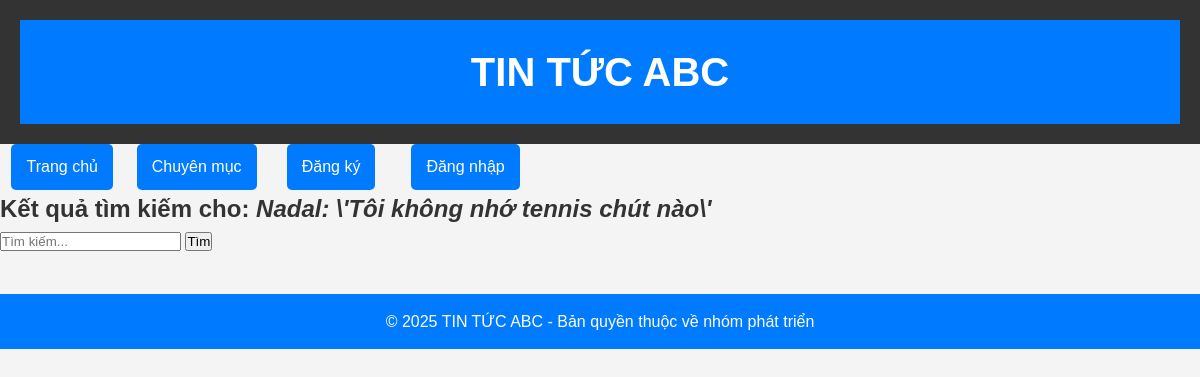
The app's page /timkiem.php?keyword=Nadal: 'Tôi không nhớ tennis chút nào', older data.
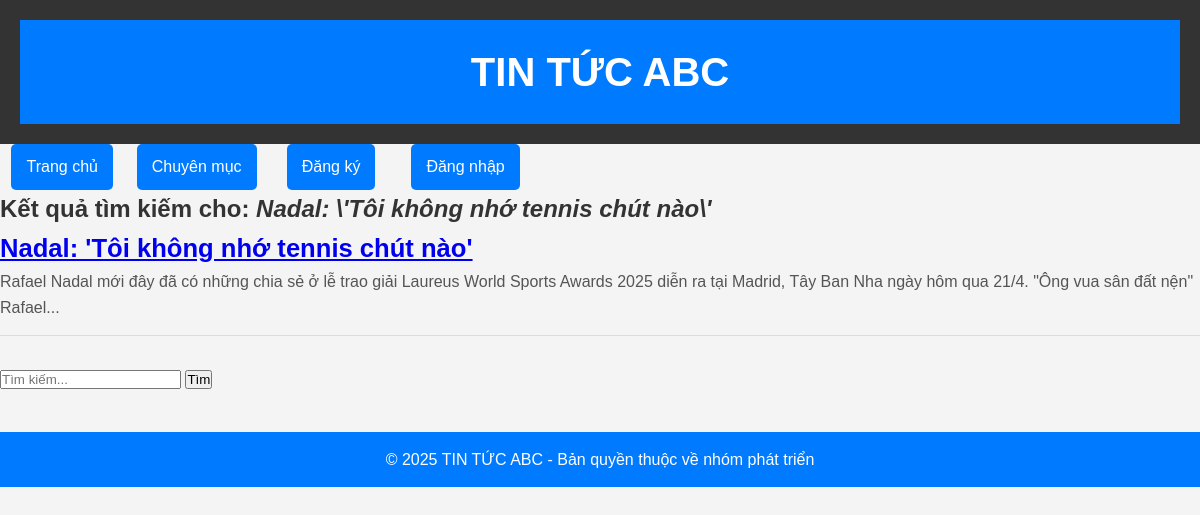
The same page, newer data.
### tables this page shows
CREATE TABLE `news` (
  `id` int(11) NOT NULL,
  `tieude` varchar(255) DEFAULT NULL,
  `noidung` text DEFAULT NULL,
  `created_at` timestamp NOT NULL DEFAULT current_timestamp(),
  `image` varchar(255) DEFAULT NULL,
  `views` int(11) DEFAULT 0,
  `chuyenmuc_id` int(11) NOT NULL,
  `author` varchar(100) DEFAULT NULL
);

### timkiem.php (the view)
<?php
include("connect.php");
include("modun/header.php");
include("modun/menu.php");
if (isset($_GET['keyword'])) {
    $key = mysqli_real_escape_string($conn, $_GET['keyword']);
    $sql = "SELECT * FROM news WHERE tieude LIKE '%$key%' OR noidung LIKE '%$key%'";
    $result = mysqli_query($conn, $sql);
    echo "<h2>Kết quả tìm kiếm cho: <i>$key</i></h2>";
    while ($row = mysqli_fetch_assoc($result)) {
        echo '<div class="news-item">';
        echo '<h3><a href="chitiettintuc.php?id=' . $row['id'] . '">' . $row['tieude'] . '</a></h3>';
        echo '<p>' . substr($row['noidung'], 0, 200) . '...</p>';
        echo '</div>';
    }
}
?>
<form method="get">
    <input type="text" name="keyword" placeholder="Tìm kiếm...">
    <button type="submit">Tìm</button>
</form>
<?php include("modun/footer.php"); ?>

Row changes from the older to the newer data that the page shows:
added news: tieude "Nadal: 'Tôi không nhớ tennis chút nào'", noidung "Rafael Nadal mới đây đã có những chia sẻ ở lễ trao giải Laureus World Sports Awards 2025 diễn ra tại Madrid, Tây Ban Nha ngày hôm qua 21/4. \"Ông vua sân đất nện\" Rafael"
